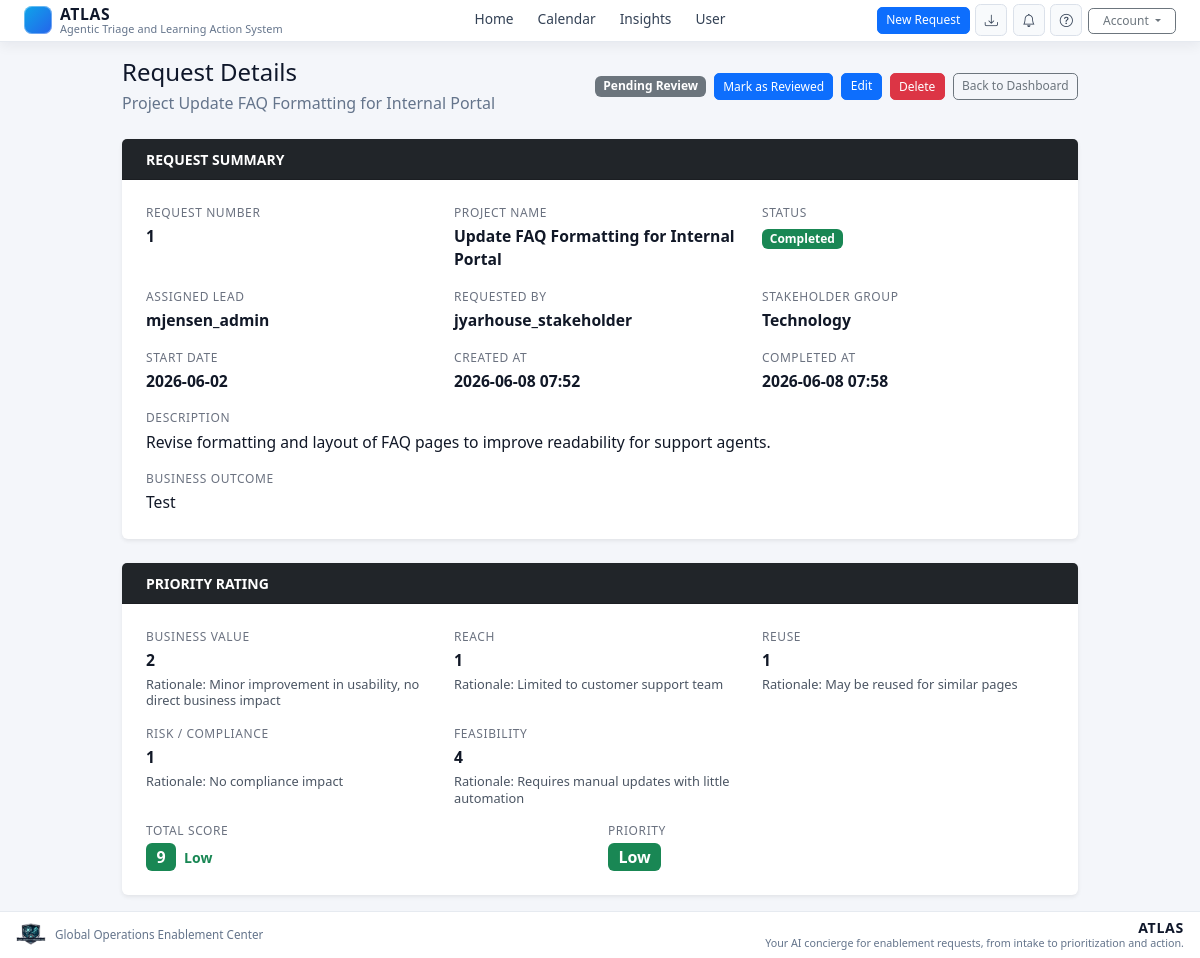
The page /view/1 (signed in) on the database its author committed.
### app.py (models this page shows)
class Request(db.Model):
    id = db.Column(db.Integer, primary_key=True)
    request_number = db.Column(db.Integer, unique=True, nullable=False)
    project_name = db.Column(db.String(200), nullable=False)
    assigned_lead = db.Column(db.String(120), nullable=False)
    requested_by = db.Column(db.String(120), nullable=False)
    stakeholder_group = db.Column(db.String(120), nullable=False)
    content_type = db.Column(db.String(120), nullable=True)
    status = db.Column(db.String(60), nullable=False, default="New")
    description = db.Column(db.Text, nullable=True)
    business_outcome = db.Column(db.Text, nullable=False)
    reviewed = db.Column(db.Boolean, nullable=False, default=False)
    created_at = db.Column(db.DateTime, nullable=False, default=datetime.utcnow)
    start_date = db.Column(db.Date, nullable=True)
    end_date = db.Column(db.DateTime, nullable=True)
    visibility = db.Column(db.Integer, nullable=False, default=0)
    business_value = db.Column(db.Integer, nullable=False, default=0)
    reach = db.Column(db.Integer, nullable=False, default=0)
    reuse = db.Column(db.Integer, nullable=False, default=0)
    risk_compliance = db.Column(db.Integer, nullable=False, default=0)
    feasibility = db.Column(db.Integer, nullable=False, default=0)
    business_value_rationale = db.Column(db.Text, nullable=False, default="")
    reach_rationale = db.Column(db.Text, nullable=False, default="")
    reuse_rationale = db.Column(db.Text, nullable=False, default="")
    risk_compliance_rationale = db.Column(db.Text, nullable=False, default="")
    feasibility_rationale = db.Column(db.Text, nullable=False, default="")
    total_score = db.Column(db.Integer, nullable=False, default=0)
    priority = db.Column(db.String(30), nullable=False, default="Low")

### app.py (the view)
@app.route("/view/<int:request_id>", methods=["GET"])
@login_required
def view_request(request_id):
    intake_request = Request.query.get_or_404(request_id)
    return render_template(
        "request_detail.html",
        intake_request=intake_request,
        normalize_status=_normalize_status,
    )

### app.py (called while the page is built)
def _normalize_status(status):
    return status if status in STATUS_OPTIONS else DEFAULT_STATUS

@login_manager.user_loader
def load_user(user_id):
    try:
        return User.query.get(int(user_id))
    except (TypeError, ValueError):
        return None

def _priority_rule_for_score(total):
    for rule in PRIORITY_RULES:
        if total >= rule["min_score"]:
            return rule
    return PRIORITY_RULES[-1]

def _priority_rule_for_label(priority_label):
    normalized = _normalize_priority_label(priority_label)
    for rule in PRIORITY_RULES:
        if rule["label"] == normalized:
            return rule
    return PRIORITY_RULES[-1]

def _normalize_priority_label(priority_label):
    normalized = (priority_label or "").strip().lower()
    return PRIORITY_LABEL_ALIASES.get(normalized, "")

@app.context_processor
def inject_download_url():
    dashboard_params = {
        key: value
        for key, value in request.args.items()
        if key in {
            "view",
            "q",
            "stakeholder_group",
            "requested_by",
            "assigned_lead",
            "status",
            "priority",
            "start_date_from",
            "start_date_to",
            "sort",
            "order",
        }
        and value
    }
    if request.endpoint == "dashboard" and dashboard_params:
        download_url = url_for("download_csv", **dashboard_params)
    else:
        download_url = url_for("download_csv")
    return {
        "download_url": download_url,
        "priority_levels": PRIORITY_RULES,
        "priority_meta_for_score": _priority_rule_for_score,
        "priority_meta_for_label": _priority_rule_for_label,
    }

### templates/request_detail.html (shortened to what this page needs)
{% extends "base.html" %}
{% block content %}
<div class="row justify-content-center">
    <div class="col-12 col-xl-10">
        <div class="d-flex flex-wrap align-items-center justify-content-between gap-2 mb-4">
            <div>
                <h1 class="h4 mb-1">Request Details</h1>
                <p class="text-muted mb-0">Project {{ intake_request.project_name }}</p>
            </div>
            <div class="d-flex align-items-center gap-2">
                {% if intake_request.reviewed %}
                    <span class="badge bg-success">Reviewed</span>
                {% else %}
                    <span class="badge bg-secondary">Pending Review</span>
                {% endif %}
                {% if current_user.role in ['internal', 'admin'] %}
                    {% if not intake_request.reviewed %}
                        <form method="post" action="{{ url_for('mark_request_reviewed', id=intake_request.id) }}" class="d-inline">
                            <button type="submit" class="btn btn-sm btn-primary">Mark as Reviewed</button>
                        </form>
                    {% else %}
                        <form method="post" action="{{ url_for('unmark_request_reviewed', id=intake_request.id) }}" class="d-inline">
                            <button type="submit" class="btn btn-sm btn-outline-secondary">Unmark Review</button>
                        </form>
                    {% endif %}
                {% endif %}
                {% if (current_user.role == 'stakeholder' and intake_request.requested_by == current_user.username and not intake_request.reviewed) or current_user.role in ['internal', 'admin'] %}
                    <a class="btn btn-sm btn-primary" href="{{ url_for('edit_request', request_id=intake_request.id) }}">Edit</a>
                {% endif %}
                {% if current_user.role == 'admin' or (current_user.role == 'stakeholder' and intake_request.requested_by == current_user.username and not intake_request.reviewed) %}
                    <form method="post" action="{{ url_for('delete_request', id=intake_request.id) }}" class="d-inline">
                        <button type="submit" class="btn btn-sm btn-danger" onclick="return confirm('Are you sure you want to delete this request?')">Delete</button>
                    </form>
                {% endif %}
                <a class="btn btn-sm btn-outline-secondary" href="{{ url_for('dashboard') }}">Back to Dashboard</a>
            </div>
        </div>
        <div class="card border-0 shadow-sm mb-4">
            <div class="card-header bg-dark text-white py-2 px-4">
                <span class="fw-semibold small text-uppercase">Request Summary</span>
            </div>
            <div class="card-body p-4">
                <div class="row g-3">
                    <div class="col-md-4">
                        <div class="detail-label">Request Number</div>
                        <div class="detail-value">{{ intake_request.request_number }}</div>
                    </div>
                    <div class="col-md-4">
                        <div class="detail-label">Project Name</div>
                        <div class="detail-value">{{ intake_request.project_name }}</div>
                    </div>
                    <div class="col-md-4">
                        <div class="detail-label">Status</div>
                        {% set display_status = normalize_status(intake_request.status) %}
                        {% if display_status == 'New' %}
                            <span class="badge bg-primary">{{ display_status }}</span>
                        {% elif display_status == 'In Progress' %}
                            <span class="badge bg-warning text-dark">{{ display_status }}</span>
                        {% elif display_status == 'Deferred' %}
                            <span class="badge" style="background-color:#0ea5a4; color:#fff;">{{ display_status }}</span>
                        {% elif display_status == 'Completed' %}
                            <span class="badge bg-success">{{ display_status }}</span>
                        {% else %}
                            <span class="badge bg-secondary">{{ display_status }}</span>
                        {% endif %}
                    </div>
                    <div class="col-md-4">
                        <div class="detail-label">Assigned Lead</div>
                        <div class="detail-value">{{ intake_request.assigned_lead }}</div>
                    </div>
                    <div class="col-md-4">
                        <div class="detail-label">Requested By</div>
                        <div class="detail-value">{{ intake_request.requested_by }}</div>
                    </div>
                    <div class="col-md-4">
                        <div class="detail-label">Stakeholder Group</div>
                        <div class="detail-value">{{ intake_request.stakeholder_group }}</div>
                    </div>
                    <div class="col-md-4">
                        <div class="detail-label">Start Date</div>
                        <div class="detail-value" data-iso-date="{{ intake_request.start_date.strftime('%Y-%m-%d') if intake_request.start_date else '' }}"></div>
                    </div>
                    <div class="col-md-4">
                        <div class="detail-label">Created At</div>
                        <div class="detail-value">{{ intake_request.created_at.strftime('%Y-%m-%d %H:%M') }}</div>
                    </div>
                    <div class="col-md-4">
                        <div class="detail-label">Completed At</div>
                        <div class="detail-value">{{ intake_request.end_date.strftime('%Y-%m-%d %H:%M') if intake_request.end_date else '-' }}</div>
                    </div>
                    <div class="col-12">
                        <div class="detail-label">Description</div>
                        <div class="detail-value detail-description">{{ intake_request.description if intake_request.description else 'No description provided.' }}</div>
                    </div>
                    <div class="col-12">
                        <div class="detail-label">Business Outcome</div>
                        <div class="detail-value detail-description">{{ intake_request.business_outcome if intake_request.business_outcome else 'No business outcome provided.' }}</div>
                    </div>
                </div>
            </div>
        </div>
        <div class="card border-0 shadow-sm">
            <div class="card-header bg-dark text-white py-2 px-4">
                <span class="fw-semibold small text-uppercase">Priority Rating</span>
            </div>
            <div class="card-body p-4">
                <div class="row g-3">
                    <div class="col-md-4">
                        <div class="detail-label">Business Value</div>
                        <div class="detail-value">{{ intake_request.business_value }}</div>
                        <div class="detail-note">Rationale: {{ intake_request.business_value_rationale if intake_request.business_value_rationale else '-' }}</div>
                    </div>
                    <div class="col-md-4">
                        <div class="detail-label">Reach</div>
                        <div class="detail-value">{{ intake_request.reach }}</div>
                        <div class="detail-note">Rationale: {{ intake_request.reach_rationale if intake_request.reach_rationale else '-' }}</div>
                    </div>
                    <div class="col-md-4">
                        <div class="detail-label">Reuse</div>
                        <div class="detail-value">{{ intake_request.reuse }}</div>
                        <div class="detail-note">Rationale: {{ intake_request.reuse_rationale if intake_request.reuse_rationale else '-' }}</div>
                    </div>
                    <div class="col-md-4">
                        <div class="detail-label">Risk / Compliance</div>
                        <div class="detail-value">{{ intake_request.risk_compliance }}</div>
                        <div class="detail-note">Rationale: {{ intake_request.risk_compliance_rationale if intake_request.risk_compliance_rationale else '-' }}</div>
                    </div>
                    <div class="col-md-4">
                        <div class="detail-label">Feasibility</div>
                        <div class="detail-value">{{ intake_request.feasibility }}</div>
                        <div class="detail-note">Rationale: {{ intake_request.feasibility_rationale if intake_request.feasibility_rationale else '-' }}</div>
                    </div>
                    <div class="col-md-6">
                        <div class="detail-label">Total Score</div>
                        <div>
                            {% set score_priority = priority_meta_for_score(intake_request.total_score) %}
                            <span class="badge fs-6 {{ score_priority.badge_class }}">{{ intake_request.total_score }}</span>
                            <span class="small ms-1 {{ score_priority.text_class }} fw-semibold">{{ score_priority.label }}</span>
                        </div>
                    </div>
                    <div class="col-md-6">
                        <div class="detail-label">Priority</div>
                        {% set label_priority = priority_meta_for_label(intake_request.priority) %}
                        <span class="badge fs-6 {{ label_priority.badge_class }}">{{ label_priority.label }}</span>
                    </div>
                </div>
            </div>
        </div>
    </div>
</div>
{% endblock %}

### templates/base.html (style rules this page uses)
:root { --app-bg: #f4f6fa; --app-text: #0f172a; --surface-bg: #ffffff; --surface-border: #e6eaf0; --muted-text: #64748b; --card-bg: #fbfcfe; --card-border: #e5eaf1; --table-head-bg: #f3f6fa; --table-row-hover: #f8fbff; --input-bg: #ffffff; }
html, body { height: 100%; }
body { background: var(--app-bg); color: var(--app-text); min-height: 100vh; display: flex; flex-direction: column; margin: 0; }
.card, .modal-content, .dropdown-menu { background: var(--surface-bg); border-color: var(--surface-border); color: var(--app-text); }
.text-muted, .text-secondary { color: var(--muted-text) !important; }
.btn { border-radius: 0.35rem; font-size: 0.8rem; padding: 0.28rem 0.62rem; }
.btn.btn-sm { border-radius: 0.32rem; font-size: 0.75rem; padding: 0.2rem 0.52rem; }

### templates/request_detail.html (style rules this page uses)
.detail-label { font-size: 0.75rem; text-transform: uppercase; letter-spacing: 0.05em; color: #6b7280; margin-bottom: 0.2rem; }
.detail-value { font-size: 0.98rem; color: #111827; font-weight: 600; }
.detail-description { font-weight: 500; white-space: pre-wrap; }
.detail-note { font-size: 0.8rem; color: #4b5563; margin-top: 0.2rem; line-height: 1.3; }

### rows shown on the page
Request: project_name "Update FAQ Formatting for Internal Portal", request_number "1", status "Completed", assigned_lead "mjensen_admin", requested_by "jyarhouse_stakeholder", stakeholder_group "Technology", created_at "2026-06-08 07:52", end_date "2026-06-08 07:58", description "Revise formatting and layout of FAQ pages to improve readability for support agents.", business_outcome "Test", business_value "2", business_value_rationale "Minor improvement in usability, no direct business impact", reach "1", reach_rationale "Limited to customer support team", reuse "1", reuse_rationale "May be reused for similar pages", risk_compliance "1", risk_compliance_rationale "No compliance impact", feasibility "4", feasibility_rationale "Requires manual updates with little automation", total_score "9", label "Low"
